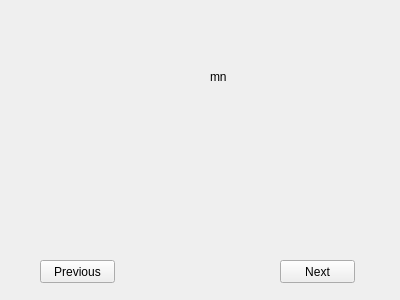
<?xml version="1.0" encoding="UTF-8"?>
<ui version="4.0">
 <class>MovieDetailWidget</class>
 <widget class="QFrame" name="MovieDetailWidget">
  <property name="geometry">
   <rect>
    <x>0</x>
    <y>0</y>
    <width>400</width>
    <height>300</height>
   </rect>
  </property>
  <property name="windowTitle">
   <string>Frame</string>
  </property>
  <widget class="QPushButton" name="btnPrevious">
   <property name="geometry">
    <rect>
     <x>40</x>
     <y>260</y>
     <width>75</width>
     <height>23</height>
    </rect>
   </property>
   <property name="text">
    <string>Previous</string>
   </property>
  </widget>
  <widget class="QPushButton" name="btnNext">
   <property name="geometry">
    <rect>
     <x>280</x>
     <y>260</y>
     <width>75</width>
     <height>23</height>
    </rect>
   </property>
   <property name="text">
    <string>Next</string>
   </property>
  </widget>
  <widget class="QLabel" name="lblTitle">
   <property name="geometry">
    <rect>
     <x>20</x>
     <y>10</y>
     <width>371</width>
     <height>41</height>
    </rect>
   </property>
   <property name="text">
    <string/>
   </property>
  </widget>
  <widget class="QLabel" name="lblYear">
   <property name="geometry">
    <rect>
     <x>50</x>
     <y>70</y>
     <width>47</width>
     <height>13</height>
    </rect>
   </property>
   <property name="text">
    <string/>
   </property>
  </widget>
  <widget class="QLabel" name="lblDuration">
   <property name="geometry">
    <rect>
     <x>160</x>
     <y>70</y>
     <width>47</width>
     <height>13</height>
    </rect>
   </property>
   <property name="text">
    <string/>
   </property>
  </widget>
  <widget class="QLabel" name="lblDurationUnit">
   <property name="geometry">
    <rect>
     <x>210</x>
     <y>70</y>
     <width>47</width>
     <height>13</height>
    </rect>
   </property>
   <property name="text">
    <string>mn</string>
   </property>
  </widget>
 </widget>
 <resources/>
 <connections/>
</ui>
